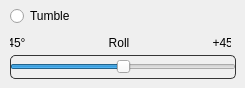
      <widget class="QWidget" name="tab_5">
       <attribute name="title">
        <string>Tumble-Roll</string>
       </attribute>
       <widget class="QRadioButton" name="tumbleTool">
        <property name="enabled">
         <bool>true</bool>
        </property>
        <property name="geometry">
         <rect>
          <x>10</x>
          <y>6</y>
          <width>61</width>
          <height>20</height>
         </rect>
        </property>
        <property name="toolTip">
         <string>The camera will orbit around the vertex/face where you the mouse pointer is.</string>
        </property>
        <property name="layoutDirection">
         <enum>Qt::LeftToRight</enum>
        </property>
        <property name="text">
         <string>Tumble</string>
        </property>
        <property name="checked">
         <bool>false</bool>
        </property>
       </widget>
       <widget class="QLabel" name="overscan_3">
        <property name="geometry">
         <rect>
          <x>10</x>
          <y>35</y>
          <width>221</width>
          <height>16</height>
         </rect>
        </property>
        <property name="layoutDirection">
         <enum>Qt::RightToLeft</enum>
        </property>
        <property name="locale">
         <locale language="French" country="France"/>
        </property>
        <property name="frameShape">
         <enum>QFrame::NoFrame</enum>
        </property>
        <property name="text">
         <string>-45°                         Roll                         +45°</string>
        </property>
        <property name="alignment">
         <set>Qt::AlignCenter</set>
        </property>
       </widget>
       <widget class="QSlider" name="rollSlider">
        <property name="geometry">
         <rect>
          <x>10</x>
          <y>55</y>
          <width>226</width>
          <height>24</height>
         </rect>
        </property>
        <property name="styleSheet">
         <string notr="true">border: 1px solid rgb(53,53,53);
border-color: rgb(53,53,53);border-radius: 5px;</string>
        </property>
        <property name="minimum">
         <number>-45</number>
        </property>
        <property name="maximum">
         <number>45</number>
        </property>
        <property name="value">
         <number>0</number>
        </property>
        <property name="orientation">
         <enum>Qt::Horizontal</enum>
        </property>
        <property name="invertedControls">
         <bool>true</bool>
        </property>
       </widget>
      </widget>
